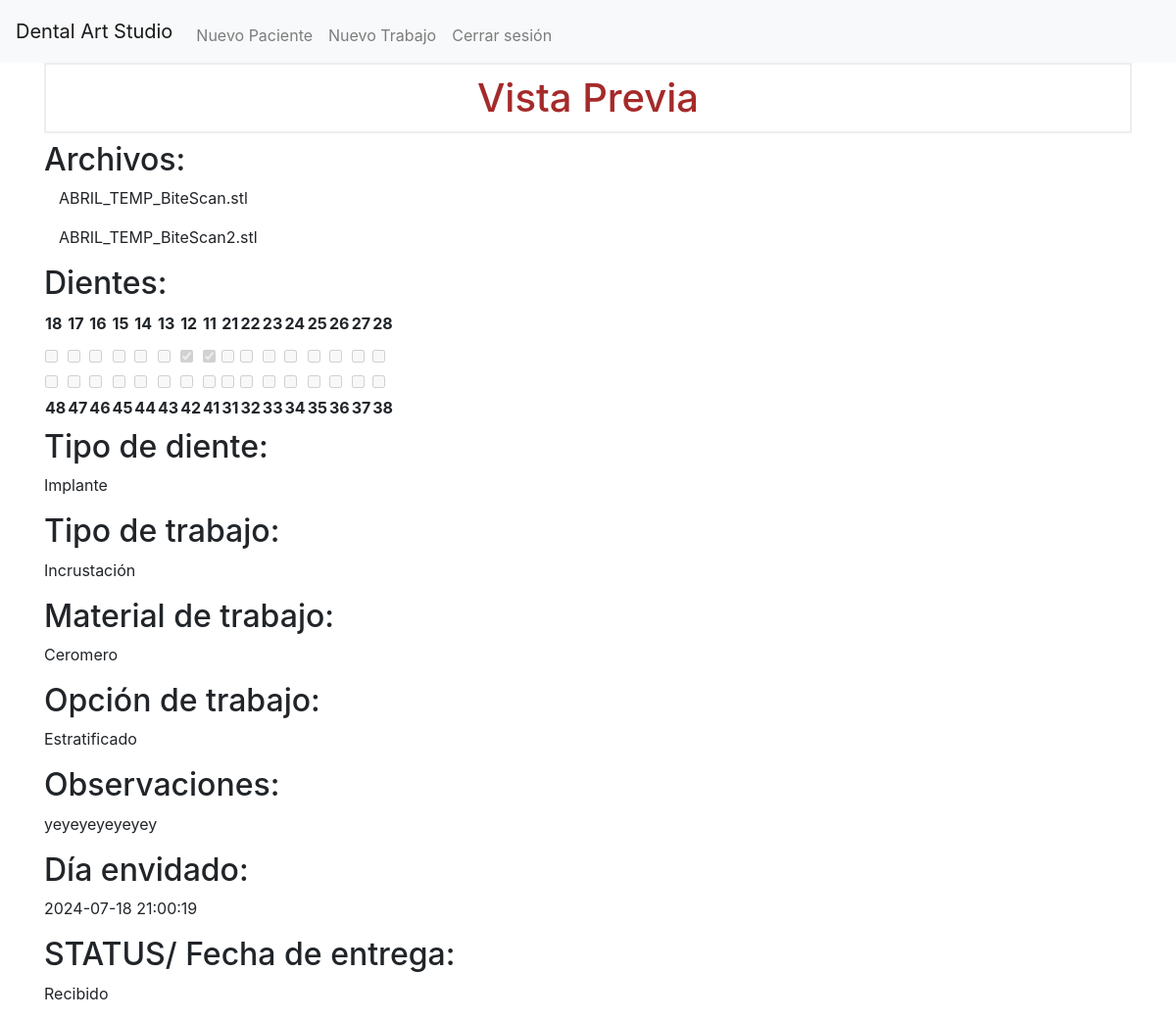
Page /8/preview (signed in) on the committed database.
### tables this page shows
CREATE TABLE job_uploads (
  job_id INTEGER NOT NULL,
  upload_id INTEGER NOT NULL,
  PRIMARY KEY (job_id, upload_id),
  FOREIGN KEY (job_id) REFERENCES jobs(id),
  FOREIGN KEY (upload_id) REFERENCES uploads(id)
);

CREATE TABLE uploads (
  id INTEGER PRIMARY KEY AUTOINCREMENT,
  patient_id INTEGER NOT NULL,
  filename TEXT NOT NULL,
  file_type TEXT NOT NULL,
  FOREIGN KEY (patient_id) REFERENCES patients (id)
);

CREATE TABLE jobs (
  id INTEGER PRIMARY KEY AUTOINCREMENT,
  patient_id INTEGER NOT NULL,
  teeth TEXT NOT NULL,
  tooth_type TEXT,
  job_type TEXT,
  job_material TEXT,
  job_option TEXT,
  timestamp TIMESTAMP NOT NULL DEFAULT CURRENT_TIMESTAMP,
  comments TEXT,
  status TEXT,
  FOREIGN KEY (patient_id) REFERENCES patients (id)
);

### app.py (the view)
@app.route('/<int:job_id>/preview')
@login_required
def preview(job_id):
    files = get_files_by_job_id(job_id)
    job = get_job(job_id)
    checked_teeth = job['teeth'].split(', ')
    patient_id = job['patient_id']
    patients = get_patients(session.get("user_id"))
    patient = next((p for p in patients if p['id'] == patient_id), None)
    return render_template('preview.html', job=job, patient=patient, files=files,upper_jaw=UPPER_JAW,lower_jaw=LOWER_JAW, checked_teeth=checked_teeth)

### helpers.py (called while the page is built)
def login_required(f):
    @wraps(f)
    def decorated_function(*args, **kwargs):
        if session.get("user_id") is None:
            return redirect("/login")
        return f(*args, **kwargs)
    return decorated_function

def get_db_connection():
    conn = sqlite3.connect('database.db')
    conn.row_factory = sqlite3.Row
    conn.execute("PRAGMA foreign_keys = ON;")  # Habilita las restricciones de clave foránea
    return conn

def get_patients(user_id):
    try:
        conny = get_db_connection()
        db = conny.cursor()
        patients = db.execute("SELECT * FROM patients WHERE doctor_id = ?", (user_id,)).fetchall()
        conny.close()
        patients = [dict(patient) for patient in patients]
        return patients
    except Exception as e:
        print(f"Error al obtener pacientes: {e}")
        return None

def get_files_by_job_id(job_id):
    try:
        conn = get_db_connection()
        db = conn.cursor()
        db.execute('SELECT * FROM job_uploads JOIN uploads ON job_uploads.upload_id = uploads.id WHERE job_uploads.job_id = ?', (job_id,))
        files = db.fetchall()
        conn.close()
        return files
    except Exception as e:
        print(f"Error al obtener archivos: {e}")
    return None

def get_job(job_id):
    try:
        conn = get_db_connection()
        db = conn.cursor()
        job = db.execute("SELECT * FROM jobs WHERE id = ?", (job_id,)).fetchone()
        conn.close()
        return job
    except Exception as e:
        print(f"Error al obtener trabajo: {e}")
    return None

### templates/preview.html (shortened to what this page needs)
{% extends "base.html" %}
{% block content %}
    <h1>{% block title %}Vista Previa{% endblock %}</h1>
    <h2>Archivos:</h2>
    <div class="container">
        {% for file in files %}
        <div class="full-img">
            <p>{{ file.filename }}</p>
        </div>
        {% endfor %}
    </div>
    <h2>Dientes:</h2>
    <table>
        <tr>
            {% for tooth in upper_jaw %}
            <th><label for="{{ tooth }}">{{ tooth }}</label></th>
            {% endfor %}
        </tr>
        <tr>
            {% for tooth in upper_jaw %}
            <td><input type="checkbox" id="{{ tooth }}" value="{{ tooth }}" name="teeth" {% if tooth in checked_teeth %} checked disabled {% else %} disabled {% endif %}></td>
            {% endfor %}
        </tr>
        <tr>
            {% for tooth in lower_jaw %}
            <td><input type="checkbox" id="{{ tooth }}" value="{{ tooth }}" name="teeth" {% if tooth in checked_teeth %} checked disabled {% else %} disabled {% endif %}></td>
            {% endfor %}
        </tr>
        <tr>
            {% for tooth in lower_jaw %}
            <th><label for="{{ tooth }}">{{ tooth }}</label></th>
            {% endfor %}
        </tr>
    </table>
    <h2>Tipo de diente:</h2>
    <p>{{ job.tooth_type }}</p>
    <h2>Tipo de trabajo:</h2>
    <p>{{ job.job_type }}</p>
    <h2>Material de trabajo:</h2>
    <p>{{ job.job_material }}</p>
    <h2>Opción de trabajo:</h2>
    <p>{{ job.job_option }}</p>
    <h2>Observaciones:</h2>
    <p>{{ job.comments }}</p>
    <h2>Día envidado:</h2>
    <p>{{ job.timestamp }}</p>
    <h2>STATUS/ Fecha de entrega: </h2>
    <p>{{ job.status }}</p>
{% endblock %}

### static/css/style.css (style rules this page uses)
h1 { border: 2px #eee solid; color: brown; text-align: center; padding: 10px; }

### rows in the picture
job_uploads: filename "ABRIL_TEMP_BiteScan.stl"
job_uploads: filename "ABRIL_TEMP_BiteScan2.stl"
jobs: tooth_type "Implante", job_type "Incrustación", job_material "Ceromero", job_option "Estratificado", comments "yeyeyeyeyeyey", timestamp "2024-07-18 21:00:19", status "Recibido"

### other values in the picture
{{ tooth }} "18" "17" "16" "15" "14" "13" "12" "11" "21" "22" "23" "24" "25" "26" "27" "28"
{{ tooth }} "48" "47" "46" "45" "44" "43" "42" "41" "31" "32" "33" "34" "35" "36" "37" "38"
